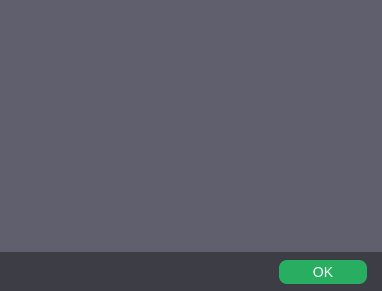
<?xml version="1.0" encoding="UTF-8"?>
<ui version="4.0">
 <class>PropertiesDialog</class>
 <widget class="QDialog" name="PropertiesDialog">
  <property name="geometry">
   <rect>
    <x>0</x>
    <y>0</y>
    <width>382</width>
    <height>291</height>
   </rect>
  </property>
  <property name="minimumSize">
   <size>
    <width>382</width>
    <height>291</height>
   </size>
  </property>
  <property name="maximumSize">
   <size>
    <width>382</width>
    <height>291</height>
   </size>
  </property>
  <property name="windowTitle">
   <string>Select communication names</string>
  </property>
  <property name="whatsThis">
   <string/>
  </property>
  <property name="styleSheet">
   <string notr="true">background-color: #3D3D46;</string>
  </property>
  <layout class="QGridLayout" name="gridLayout" rowstretch="1,0" columnstretch="1,0,0">
   <property name="leftMargin">
    <number>0</number>
   </property>
   <property name="topMargin">
    <number>0</number>
   </property>
   <property name="rightMargin">
    <number>0</number>
   </property>
   <property name="bottomMargin">
    <number>7</number>
   </property>
   <property name="horizontalSpacing">
    <number>0</number>
   </property>
   <property name="verticalSpacing">
    <number>8</number>
   </property>
   <item row="1" column="2">
    <spacer name="horizontalSpacer">
     <property name="orientation">
      <enum>Qt::Horizontal</enum>
     </property>
     <property name="sizeType">
      <enum>QSizePolicy::Fixed</enum>
     </property>
     <property name="sizeHint" stdset="0">
      <size>
       <width>15</width>
       <height>20</height>
      </size>
     </property>
    </spacer>
   </item>
   <item row="1" column="1">
    <widget class="QPushButton" name="okBtn">
     <property name="minimumSize">
      <size>
       <width>88</width>
       <height>24</height>
      </size>
     </property>
     <property name="maximumSize">
      <size>
       <width>88</width>
       <height>24</height>
      </size>
     </property>
     <property name="cursor">
      <cursorShape>PointingHandCursor</cursorShape>
     </property>
     <property name="styleSheet">
      <string notr="true">QPushButton {
		border: none;
		background-color: #27AE60;
		color: #ffffff;
		font-size: 14px;
		border-radius: 8px;
}

QPushButton:hover {
		background-color: #46CE7F;
}</string>
     </property>
     <property name="text">
      <string>OK</string>
     </property>
    </widget>
   </item>
   <item row="1" column="0">
    <spacer name="horizontalSpacer_2">
     <property name="orientation">
      <enum>Qt::Horizontal</enum>
     </property>
     <property name="sizeHint" stdset="0">
      <size>
       <width>40</width>
       <height>20</height>
      </size>
     </property>
    </spacer>
   </item>
   <item row="0" column="0" colspan="3">
    <widget class="QFrame" name="contentFrame">
     <property name="styleSheet">
      <string notr="true">background-color: #605f6e;</string>
     </property>
     <property name="frameShape">
      <enum>QFrame::NoFrame</enum>
     </property>
     <property name="frameShadow">
      <enum>QFrame::Raised</enum>
     </property>
     <layout class="QFormLayout" name="contentLay">
      <property name="labelAlignment">
       <set>Qt::AlignRight|Qt::AlignTop|Qt::AlignTrailing</set>
      </property>
      <property name="formAlignment">
       <set>Qt::AlignCenter</set>
      </property>
      <property name="horizontalSpacing">
       <number>8</number>
      </property>
      <property name="verticalSpacing">
       <number>0</number>
      </property>
      <property name="leftMargin">
       <number>0</number>
      </property>
      <property name="topMargin">
       <number>6</number>
      </property>
      <property name="rightMargin">
       <number>0</number>
      </property>
      <property name="bottomMargin">
       <number>8</number>
      </property>
     </layout>
    </widget>
   </item>
  </layout>
 </widget>
 <layoutdefault spacing="6" margin="11"/>
 <resources/>
 <connections/>
</ui>
